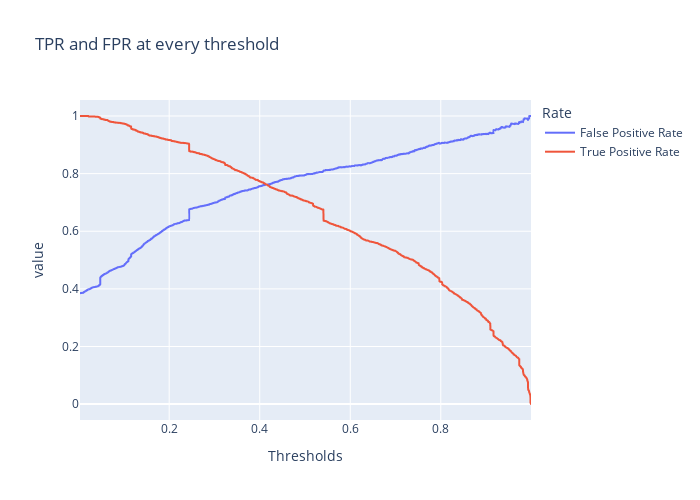

Here is the notebook cell this chart was saved with:
### Markdown cell above
**The above graph shows the trade-off between the Precision and Recall.

### Code cell
# Plotly shows much clear intersection of points.
import plotly.express as px
df = pd.DataFrame({
    'False Positive Rate': p[:-1],
    'True Positive Rate': r[:-1]
}, index=thresholds)
df.index.name = "Thresholds"
df.columns.name = "Rate"

fig_thresh = px.line(
    df, title='TPR and FPR at every threshold',
    width=700, height=500
)
fig_thresh.show()

### Figure 1 — Plotly figure (JSON) as saved in the notebook; plotly's stock layout.template omitted (floating-point values rounded to 4 significant figures; data arrays with more than 128 entries replaced by an {"elided": "..."} marker saying what was removed)
{"data": [{"hovertemplate": "Rate=False Positive Rate<br>Thresholds=%{x}<br>value=%{y}<extra></extra>", "legendgroup": "False Positive Rate", "line": {"color": "#636efa", "dash": "solid"}, "marker": {"symbol": "circle"}, "mode": "lines", "name": "False Positive Rate", "showlegend": true, "type": "scattergl", "x": {"elided": "4093 float values"}, "xaxis": "x", "y": {"elided": "4093 float values"}, "yaxis": "y"}, {"hovertemplate": "Rate=True Positive Rate<br>Thresholds=%{x}<br>value=%{y}<extra></extra>", "legendgroup": "True Positive Rate", "line": {"color": "#EF553B", "dash": "solid"}, "marker": {"symbol": "circle"}, "mode": "lines", "name": "True Positive Rate", "showlegend": true, "type": "scattergl", "x": {"elided": "4093 float values"}, "xaxis": "x", "y": {"elided": "4093 float values"}, "yaxis": "y"}], "layout": {"height": 500, "legend": {"title": {"text": "Rate"}, "tracegroupgap": 0}, "title": {"text": "TPR and FPR at every threshold"}, "width": 700, "xaxis": {"anchor": "y", "domain": [0, 1], "title": {"text": "Thresholds"}}, "yaxis": {"anchor": "x", "domain": [0, 1], "title": {"text": "value"}}}}
